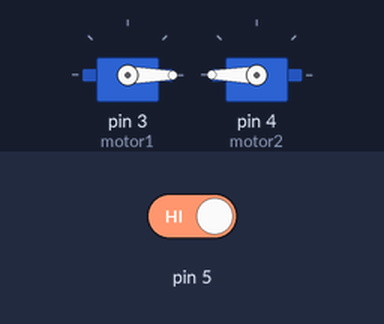
The sketch below on a simulated Arduino Uno, built with avr-gcc and run on an emulated ATmega328P. Shown: 2 × servo. Inputs (shaded band) come from the test bench; at power-on: pin 5 HIGH. What the sketch prints to the serial monitor is not drawn.

Above: at 1.2 s.
1.3 s: pin 5 driven LOW
4.3 s: pin 5 driven HIGH
Timing chart, 0 to 7.3 s (numbered marks = the images above; inputs shaded):
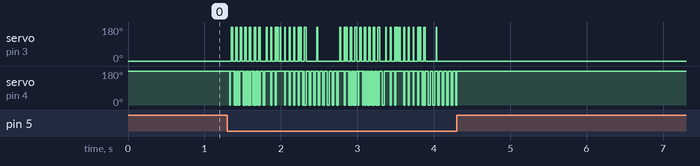

Measured:
- after the input at 4.3 s, servo on pin 3 (motor1): stops changing and stays 0°; servo on pin 4 (motor2): goes on until 4.3 s, then stays 180°

The sketch:

codigoTeste.ino
```cpp
#include <Servo.h>


Servo motor1;
Servo motor2;

void setup()

{

  // put your setup code here, to run once:
 pinMode(5, INPUT);
 Serial.begin(9600);
motor1.attach(3);
motor2.attach(4);
}

void loop()

{
  if(digitalRead(5) == LOW)
  {
   motor1.write(180);
   motor2.write(0);
  }
   else
     Serial.println("nothing");
      motor1.write(0);
   motor2.write(180);

}
```
